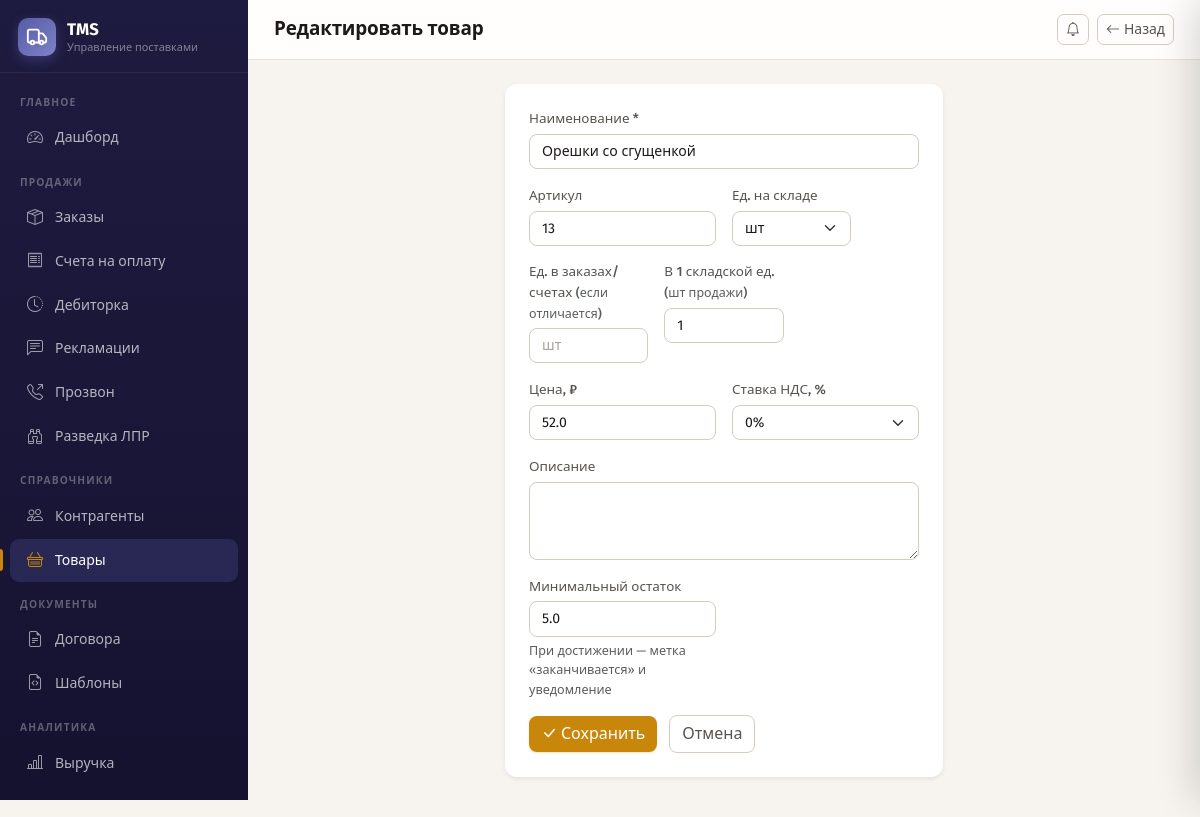
The app's page /products/2/edit (signed in) with its own data.
### app/models.py (models this page shows)
class Product(Base):
    __tablename__ = "products"
    id = Column(Integer, primary_key=True, index=True)
    name = Column(String(200), nullable=False)
    article = Column(String(50))
    unit = Column(String(20), default="шт")       # единица на складе
    sale_unit = Column(String(20))               # единица в заказах/счетах (если отличается)
    units_per_box = Column(Integer, default=1)   # сколько sale_unit в 1 складской единице
    price = Column(Float, default=0.0)
    vat_rate = Column(Float, default=20.0)
    description = Column(Text)
    is_active = Column(Boolean, default=True)
    created_at = Column(DateTime, server_default=func.now())
    min_stock = Column(Float, default=0.0)
    initial_stock = Column(Float, default=0.0)
    order_items = relationship("OrderItem", back_populates="product")
    stock_movements = relationship("StockMovement", back_populates="product")

### app/routers/products.py (the view)
@router.get("/{product_id}/edit", response_class=HTMLResponse)
@login_required
async def edit_product(request: Request, product_id: int, db: Session = Depends(get_db)):
    product = db.query(Product).filter(Product.id == product_id).first()
    if not product:
        return RedirectResponse(url="/products", status_code=302)
    return templates.TemplateResponse(request, "products/form.html", {"product": product})

### app/templates/products/form.html (shortened to what this page needs)
{% extends "base.html" %}
{% set is_new = product is none %}
{% block page_title %}{{ 'Новый товар' if is_new else 'Редактировать товар' }}{% endblock %}
{% block topbar_actions %}
  <a href="/products" class="btn btn-sm btn-outline-secondary"><i class="bi bi-arrow-left me-1"></i>Назад</a>
{% endblock %}
{% block content %}
<div class="row justify-content-center">
  <div class="col-lg-6">
    <div class="card border-0 shadow-sm p-4">
      <form method="post" action="{{ '/products/new' if is_new else '/products/' + product.id|string + '/edit' }}">
        <div class="row g-3">
          <div class="col-12">
            <label class="form-label">Наименование *</label>
            <input type="text" name="name" class="form-control" required value="{{ product.name if product else '' }}">
          </div>
          <div class="col-md-6">
            <label class="form-label">Артикул</label>
            <input type="text" name="article" class="form-control" value="{{ product.article if product else '' }}">
          </div>
          <div class="col-md-4">
            <label class="form-label">Ед. на складе</label>
            <select name="unit" class="form-select" id="f-unit">
              {% for u in ['шт', 'Коробки', 'кг', 'г', 'т', 'уп', 'л', 'мл'] %}
              <option value="{{ u }}" {% if product and product.unit == u %}selected{% endif %}>{{ u }}</option>
              {% endfor %}
            </select>
          </div>
          <div class="col-md-4">
            <label class="form-label">Ед. в заказах/счетах
              <span class="text-muted" style="font-size:.78rem">(если отличается)</span>
            </label>
            <input type="text" name="sale_unit" class="form-control"
                   placeholder="шт"
                   value="{{ product.sale_unit if product and product.sale_unit else '' }}">
          </div>
          <div class="col-md-4">
            <label class="form-label">В 1 складской ед.
              <span class="text-muted" style="font-size:.78rem">(шт продажи)</span>
            </label>
            <input type="number" name="units_per_box" class="form-control" min="1" step="1"
                   value="{{ product.units_per_box if product else 1 }}">
          </div>
          <div class="col-md-6">
            <label class="form-label">Цена, ₽</label>
            <input type="number" name="price" class="form-control" step="0.01" min="0"
                   value="{{ product.price if product else '0' }}">
          </div>
          <div class="col-md-6">
            <label class="form-label">Ставка НДС, %</label>
            <select name="vat_rate" class="form-select">
              {% for r in [0, 10, 20] %}
              <option value="{{ r }}" {% if product and product.vat_rate == r %}selected{% elif not product and r == 20 %}selected{% endif %}>{{ r }}%</option>
              {% endfor %}
            </select>
          </div>
          <div class="col-12">
            <label class="form-label">Описание</label>
            <textarea name="description" class="form-control" rows="3">{{ product.description if product else '' }}</textarea>
          </div>
          <div class="col-md-6">
            <label class="form-label">Минимальный остаток</label>
            <input type="number" name="min_stock" class="form-control" step="0.01" min="0"
                   value="{{ product.min_stock if product else '0' }}">
            <div class="form-text">При достижении — метка «заканчивается» и уведомление</div>
          </div>
          <div class="col-12">
            <button type="submit" class="btn btn-accent"><i class="bi bi-check-lg me-1"></i>Сохранить</button>
            <a href="/products" class="btn btn-outline-secondary ms-2">Отмена</a>
          </div>
        </div>
      </form>
    </div>
  </div>
</div>
{% endblock %}

### app/static/css/app.css (style rules this page uses)
:root { --brand: #575BA6; --brand-600: #4A4E94; --brand-700: #3D4180; --brand-50: #EEEEFF; --brand-100: #DDDDF5; --brand-rgb: 87, 91, 166; --cta: #C8870A; --cta-600: #A86E08; --cta-50: #FEF3DC; --sidebar-bg: #1E1B40; --sidebar-bg-2: #151230; --sidebar-width: 248px; --bg: #F7F4EF; --surface: #FFFFFF; --border: #E8E2D8; --border-strong: #D4CCBF; --text: #1C1917; --text-muted: #78716C; --text-soft: #57534E; --r-sm: 8px; --r: 12px; --r-lg: 16px; --shadow-sm: 0 1px 2px rgba(28,25,23,.06), 0 1px 3px rgba(28,25,23,.04); --shadow: 0 4px 12px rgba(28,25,23,.09); --shadow-lg: 0 12px 32px rgba(28,25,23,.14); --bs-primary: #575BA6; --bs-primary-rgb: 87, 91, 166; --bs-link-color: #575BA6; --bs-link-color-rgb: 87, 91, 166; --bs-link-hover-color: #4A4E94; --bs-border-color: #E8E2D8; --bs-body-color: #57534E; --bs-body-font-family: 'Fira Sans', system-ui, 'Segoe UI', sans-serif; }
* { -webkit-font-smoothing: antialiased; -moz-osx-font-smoothing: grayscale; }
body { font-family: 'Fira Sans', system-ui, 'Segoe UI', sans-serif; background: var(--bg); color: var(--text-soft); font-size: .9rem; line-height: 1.55; }
a { text-decoration: none; }
.card { border: 1px solid var(--border); border-radius: var(--r); box-shadow: var(--shadow-sm); background: var(--surface); }
.btn { font-weight: 500; border-radius: var(--r-sm); transition: background .18s ease, box-shadow .18s ease, color .18s ease; cursor: pointer; }
.btn-sm { border-radius: 7px; }
.btn-accent, .btn-accent:focus { background: var(--cta); color: #fff; border: none; box-shadow: 0 1px 2px rgba(200,135,10,.25); }
.btn-outline-secondary { color: var(--text-soft); border-color: var(--border-strong); }
.form-label { font-weight: 500; font-size: .84rem; color: var(--text-soft); margin-bottom: 4px; }
.form-control, .form-select { border-color: var(--border-strong); border-radius: var(--r-sm); font-size: .88rem; color: var(--text); background-color: var(--surface); }
.form-control::placeholder { color: #A8A29E; }

### records on screen
Product: name "Орешки со сгущенкой", article "13", unit "шт", units_per_box "1", price "52.0", vat_rate "0%", min_stock "5.0"

### other values on screen
{{ 'Новый товар' if is_new else 'Редактировать товар' }} "Редактировать товар"
